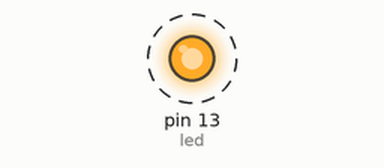
This sketch was run on a simulated Arduino Uno, built with avr-gcc and run on an emulated ATmega328P. Shown: output pins drawn as LEDs (lit = HIGH). Dashed ring = blinking.

Above: at 0.5 s.
Timing chart, 0 to 4.6 s (numbered marks = the images above):
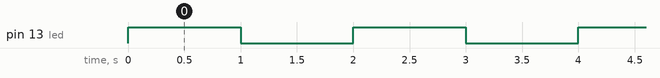

Measured:
- by itself, pin 13 (led): alternates HIGH for 1.0 s and LOW for 1.0 s

The sketch:

Blink.ino
```cpp
/* Blink
 *
 * Homework problem - Replace global variable "led" with the built in
 * library variable LED_BUILTIN. Don't forget to update comments as
 * necessary.
 *
 * Author:
 * Assisted by:
 * Date:
 */

char led = 13;

// the setup function runs once when you press reset or power the board
void setup() {
  // initialize digital pin "led" as an output.
  pinMode(led, OUTPUT);
}

// the loop function runs over and over again forever
void loop() {
  digitalWrite(led, HIGH);   // turn the LED on (HIGH is the voltage level)
  delay(1000);               // wait for a second
  digitalWrite(led, LOW);    // turn the LED off by making the voltage LOW
  delay(1000);               // wait for a second
}
```
